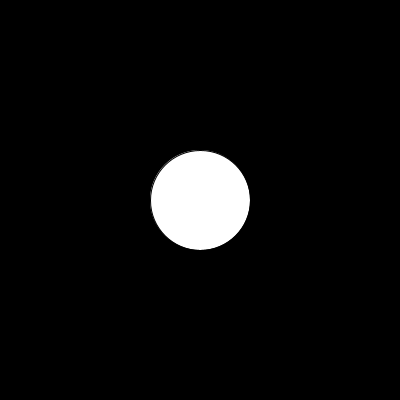
Frame 1 (no input)
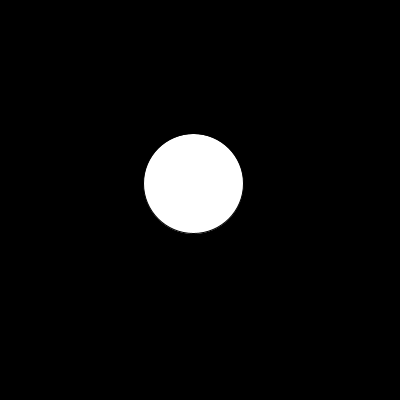
Frame 60 (the mouse pressed at the canvas centre just before this capture)
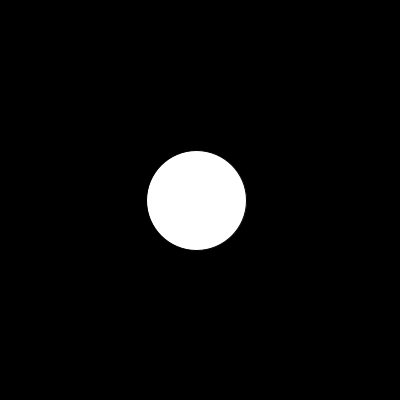
Frame 120 (the mouse held since frame 60 and released just before this capture)

The Processing sketch that drew these frames (run headless with seeded random() and noise(); from frame 60 on, the mouse is pressed at the canvas centre):

// Processing sketch: particle1
// ── particle1.pde
/* Spencer Mathews
 * 
 * started: 2016 
 */

float x;
float y;
float r;

void setup() {
  size(400,400);
  x = width/2;
  y = width/2;
  r = width/4;
}

void draw() {
  background(0);
  ellipse(x, y, r, r);
  x+=2*random(-1,1);
  y+=2*random(-1,1);
}
